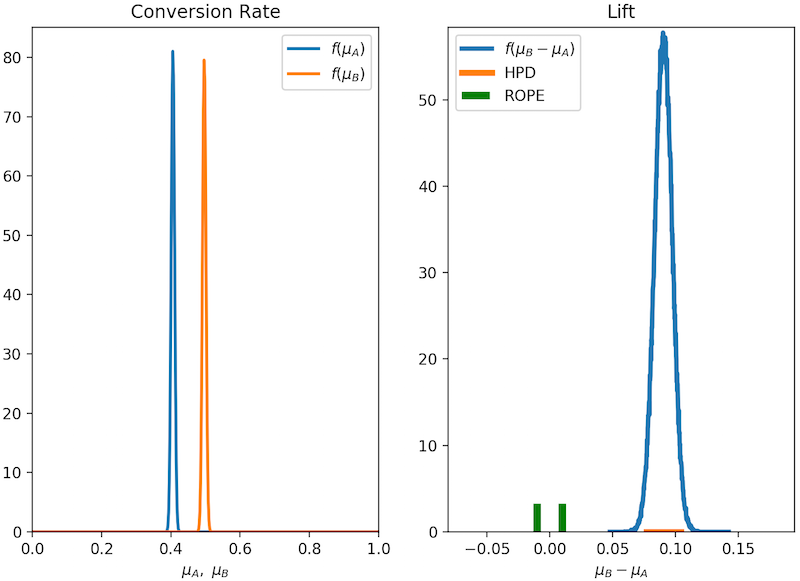
#> input picture abyes/examples/example.png, 800 x 581 px
$ python -i ab_exp.py   (imports and definitions only)
#> lines starting #> are read from the running program, lines starting #| are printed output that depends on the picture
import numpy as np
from scipy.stats import beta
from .utils import check_size, print_result, print_info
import matplotlib.pyplot as plt
import warnings
import pymc3 as pm


class AbExp:
    """
    Define a Bayesian A/B Test on conversion rate experimental data.
    Parameters
    ----------
    method : `str`
        choose method for analysis (options: 'analytic', 'mcmc', 'compare')
        [default: 'analytic']
    rule : `str`
        choose decision rule (options: 'rope', 'loss')
        [default: 'rope']
    alpha : `float`
        alpha parameter for rope calculation [default: 0.95]
    alpha_prior : `float`
        alpha parameter for the prior (beta distribution)
        [default: 1]
    beta_prior : `float`
        beta parameter for the prior (beta distribution)
        [default: 1]
    rope : `tuple(float, float)`
        define region of practical equivalence
        [default: (-0.1, 0.1)]
    toc : `float`
        define threshold of caring
        [default: 0.01]
    verbose : `bool`
        whether or not to print the test results
        [default: True]
    """
    def __init__(self, method='analytic', rule='rope',
                 alpha=0.95, alpha_prior=1, beta_prior=1,
                 resolution=500, rope=(-0.1, 0.1), toc=1.e-2,
                 iterations=5000, plot=False, decision_var='es',
                 verbose=True):
        self.method = method
        self.rule = rule
        self.alpha = alpha
        self.alpha_prior = alpha_prior
        self.beta_prior = beta_prior
        self.resolution = resolution
        self.rope = rope
        self.toc = toc
        self.iterations = iterations
        self.plot = plot
        self.decision_var = decision_var
        self.verbose = verbose

        if method == 'compare' and not rule == 'rope':
            warnings.warn('For "compare" method, only ROPE decision rule is currently supported. Setting rule to ROPE.')
            self.rule = 'rope'

        if rule == 'loss' and decision_var == 'es':
            warnings.warn('For "loss" decision rule, only "lift" decision variable is currently supported. Setting decision_var to "lift".')
            self.decision_var = 'lift'

    # [17 lines left out: function experiment, not called in this run]

    def find_posterior(self, data):
        """
        Find posterior distribution
        """
        if self.method == 'analytic':
            posterior = self.posterior_analytic(data)
        elif self.method == 'mcmc':
            posterior = self.posterior_mcmc(data)
        elif self.method == 'compare':
            posterior = [self.posterior_analytic(data), self.posterior_mcmc(data)]
        else:
            raise Exception('method not recognized')

        return posterior

    # [28 lines left out: function decision, not called in this run]

    def posterior_analytic(self, data):
        """
        Find posterior distribution for the analytic method of solution
        """

        ca = np.sum(data[0])
        na = len(data[0])

        cb = np.sum(data[1])
        nb = len(data[1])

        # find posterior of A and B from analytic solution
        x = np.linspace(0, 1, self.resolution-1)
        dx = x[1] - x[0]
        pa = (np.array([beta.pdf(xx, self.alpha_prior + ca, self.beta_prior + na - ca) for xx in x]),
              np.append(x, x[-1]+dx) - 0.5*dx)
        pb = (np.array([beta.pdf(xx, self.alpha_prior + cb, self.beta_prior + nb - cb) for xx in x]),
              np.append(x, x[-1] + dx) - 0.5 * dx)

        # bootstrapping now
        a_rvs = beta.rvs(self.alpha_prior + ca, self.beta_prior + na - ca, size=400*self.resolution)
        b_rvs = beta.rvs(self.alpha_prior + cb, self.beta_prior + nb - cb, size=400*self.resolution)

        rvs = b_rvs - a_rvs
        bins = np.linspace(np.min(rvs) - 0.2 * abs(np.min(rvs)), np.max(rvs) + 0.2 * abs(np.max(rvs)), self.resolution)
        lift = np.histogram(rvs, bins=bins, density=True)

        bins = np.linspace(0, 1, self.resolution)
        sigma_a_rvs = np.sqrt(a_rvs * (1 - a_rvs))
        sigma_b_rvs = np.sqrt(b_rvs * (1 - b_rvs))
        psigma_a = np.histogram(sigma_a_rvs, bins=bins, density=True)
        psigma_b = np.histogram(sigma_b_rvs, bins=bins, density=True)

        rvs = (b_rvs - a_rvs) / np.sqrt(0.5 * (sigma_a_rvs**2 + sigma_b_rvs**2))
        bins = np.linspace(np.min(rvs) - 0.2 * abs(np.min(rvs)), np.max(rvs) + 0.2 * abs(np.max(rvs)), self.resolution)
        pes = np.histogram(rvs, bins=bins, density=True)

        posterior = {'muA': pa, 'muB': pb, 'psigma_a': psigma_a, 'psigma_b': psigma_b,
                     'lift': lift, 'es': pes, 'prior': self.prior()}

        return posterior

    # [192 lines left out: functions posterior_mcmc, prior, hpd, rope_decision, expected_loss_decision, plot_rope_posterior, not called in this run]

>>> import cv2
>>> picture = cv2.imread('examples/example.png', cv2.IMREAD_GRAYSCALE)
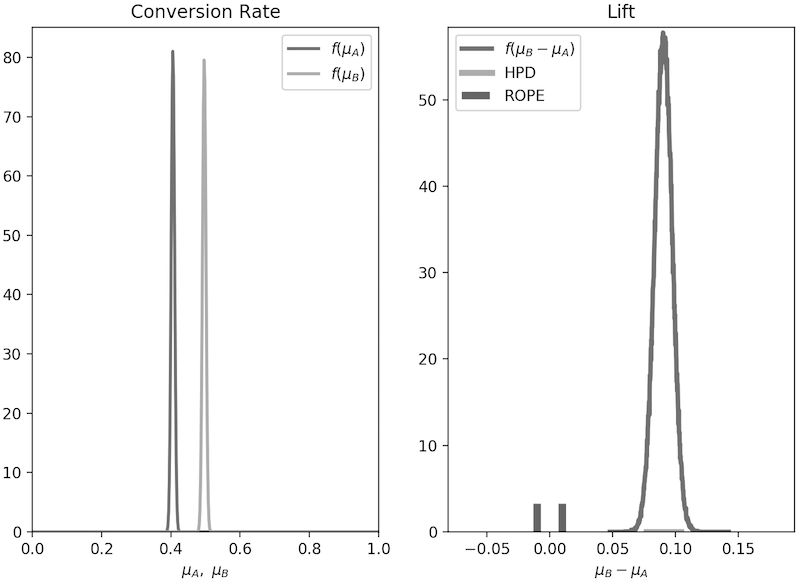
#> picture: shape (581, 800); min 0, max 255, mean 248.1
>>> result = AbExp().find_posterior(picture)
#> in posterior_analytic, `ca = np.sum(data[0])`: ca = 204000
#> in posterior_analytic, `na = len(data[0])`: na = 800
#> in posterior_analytic, `cb = np.sum(data[1])`: cb = 203989
#> in posterior_analytic, `nb = len(data[1])`: nb = 800
#> (the run stopped early here; a loop or call above may not have finished)
